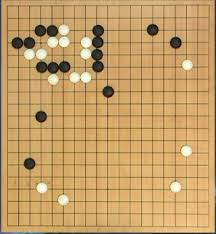
#> input picture images/transform.png, 216 x 234 px
$ jupyter execute --allow-errors '4. image_projection-1.ipynb'
#> lines starting #> are read from the running program, lines starting #| are printed output that depends on the picture; after the words box and inside, x2 and y2 are one past the last pixel; in counts of white or black regions, pixels touching at a corner belong together
투영변환을 구현해보자. 스캔의 효과 같이

[cell 1]
import numpy as np
import cv2
#> (the rest of this cell did not finish here and is left out)

이미지 불러오기

[cell 2]
img = cv2.imread('images/transform.png')
#> img is the input picture: shape (234, 216, 3); mean B, G, R 103.7, 159.5, 196.8

변환 지점 설정하기<br>
[50, 50] => [70, 100]

[cell 3]
pts1 = np.float32([[50, 50], [200, 50], [20, 200]])
pts2 = np.float32([[70, 90], [250, 60], [120, 200]])

[cell 4]
list(pts1[0])

이미지에 도형 및 text 넣기는 [여기](https://opencv-python.readthedocs.io/en/latest/doc/03.drawShape/drawShape.html)를 참고하자

[cell 5]
for i in range(len(pts1)):
    cv2.circle(img, tuple(pts1[i]), 15, (0,255,0),2)
    cv2.putText(img, str(i),tuple(pts1[i]),cv2.FONT_HERSHEY_SIMPLEX, 0.5, (255,0,0), 2 )
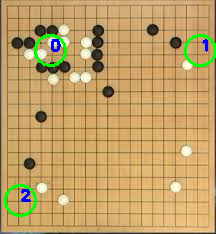
#> img: shape (234, 216, 3); 2.06% of pixels changed, all inside (x1, y1, x2, y2) = (4, 34, 216, 217)
#> (the rest of this cell did not finish here and is left out)

### Affine Transformation
이미지 내에서 선의 평행성을 유지시키며 이미지를 변환시키는 작업니다.<br>
회전, 이동, 확대, Scale, 반전, shearing까지 포함.<br>

3개의 Match가 되는 점이 있어야한다.<br>

참고<br>
http://blog.daum.net/shksjy/228
http://darkpgmr.tistory.com/79

cv2.getAffineTransform(pts1, pts2)
- pts1을 pts2로 affine변환
- 변환 행렬 return

[cell 6]
M = cv2.getAffineTransform(pts1, pts2)
#> M = [[1.2, 0.573, -18.67], [-0.2, 0.693, 65.33]]

[cell 7]
M
#> Out = [[1.2, 0.573, -18.67], [-0.2, 0.693, 65.33]]

**cv2.warpAffine는 이미지의 위치를 변환시킨다.**

cv2.warpAffine(img, M, dsize)
- img : 이미지
- M : 2X3 변환 행렬 (M = [[M11, M12, M13],[M21, M22, M23]] 형태이다.)
- dsize : output 이미지 size

cv2.warpAffine()함수는 이미지에서 좌표(a,b)를 (M11*a, M12*b + M13, M21*a + M22*b, M23)으로 변환한다.

일부 점들을 이동시키면 나머지 평행에 있는 모든 픽셀도 옮겨진다. 또한 여백은 검은색으로 표시된다.

[cell 8]
result = cv2.warpAffine(img, M, (350, 300))
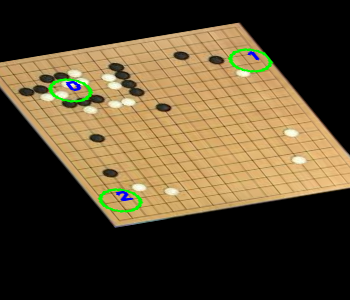
#> result: shape (300, 350, 3); mean B, G, R 46.1, 72.2, 86.7

#> (the rest of this cell did not finish here and is left out)
